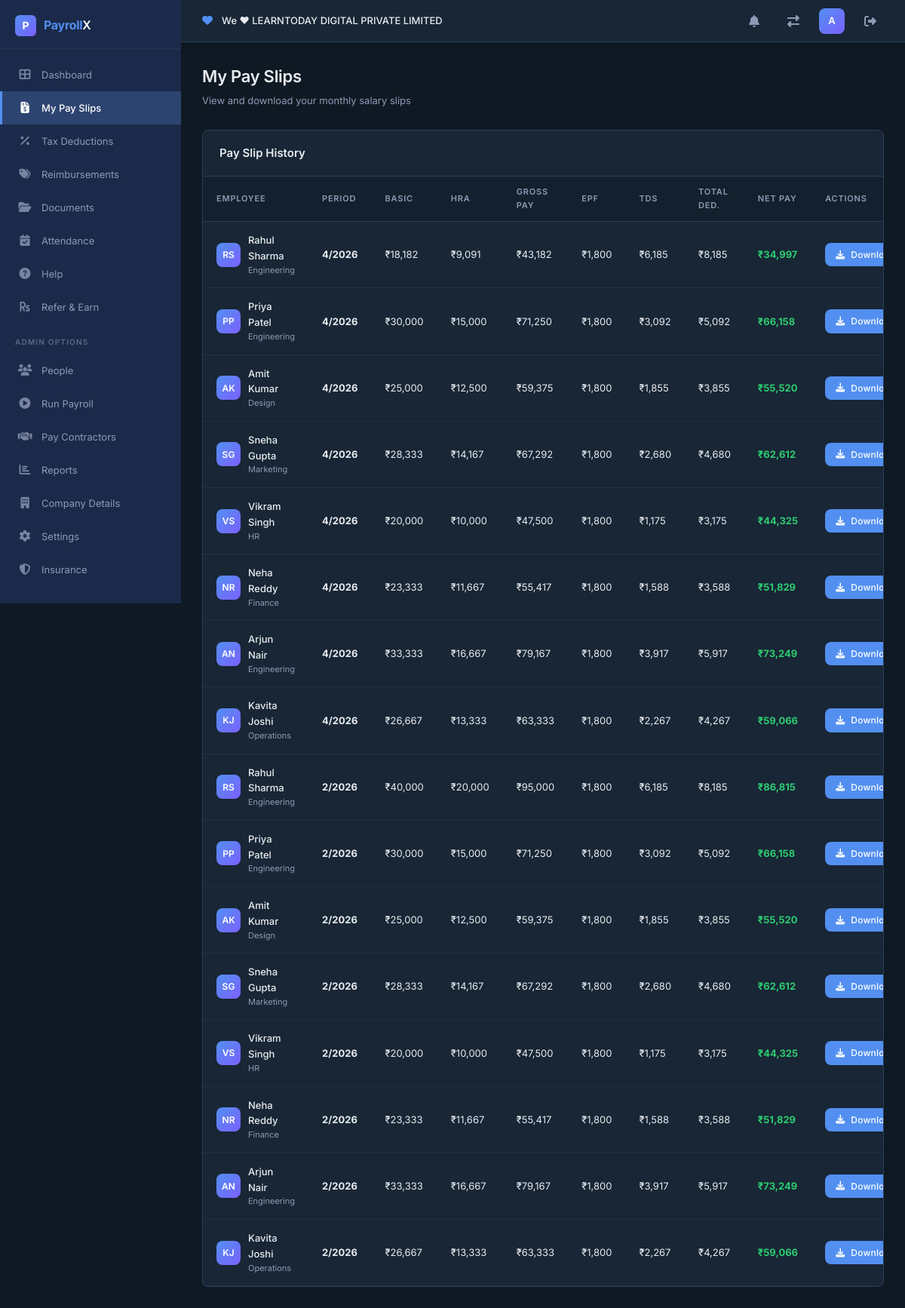
Page /payslips (signed in) on the committed database.
### src/models.py (models this page shows, shortened)
class Organization(db.Model):
    __tablename__ = 'organizations'
    org_id = db.Column(db.Integer, primary_key=True)
    name = db.Column(db.String(200), unique=True, nullable=False)
    created_at = db.Column(db.DateTime, default=datetime.utcnow)
    users = db.relationship('User', backref='organization', lazy=True)
    employees = db.relationship('Employee', backref='organization', lazy=True)
    payroll_runs = db.relationship('PayrollRun', backref='organization', lazy=True)

class User(UserMixin, db.Model):
    __tablename__ = 'users'
    id = db.Column(db.Integer, primary_key=True)
    username = db.Column(db.String(80), unique=True, nullable=False)
    email = db.Column(db.String(120), unique=True, nullable=False)
    password_hash = db.Column(db.String(256), nullable=False)
    role = db.Column(db.String(20), default='employee')  # employee, hr_admin, finance
    created_at = db.Column(db.DateTime, default=datetime.utcnow)
    org_id = db.Column(db.Integer, db.ForeignKey('organizations.org_id'), nullable=True)

class Payslip(db.Model):
    __tablename__ = 'payslips'
    slip_id = db.Column(db.Integer, primary_key=True)
    run_id = db.Column(db.Integer, db.ForeignKey('payroll_runs.run_id'), nullable=False)
    emp_id = db.Column(db.Integer, db.ForeignKey('employees.emp_id'), nullable=False)
    org_id = db.Column(db.Integer, db.ForeignKey('organizations.org_id'), nullable=True)
    month = db.Column(db.Integer, nullable=False)
    year = db.Column(db.Integer, nullable=False)
    basic_pay = db.Column(db.Float, default=0)
    hra = db.Column(db.Float, default=0)
    da = db.Column(db.Float, default=0)
    special_allowance = db.Column(db.Float, default=0)
    conveyance = db.Column(db.Float, default=0)
    medical_allowance = db.Column(db.Float, default=0)
    gross_pay = db.Column(db.Float, default=0)
    epf_deduction = db.Column(db.Float, default=0)
    esi_deduction = db.Column(db.Float, default=0)
    professional_tax = db.Column(db.Float, default=0)
    tds = db.Column(db.Float, default=0)
    lop_deduction = db.Column(db.Float, default=0)
    total_deductions = db.Column(db.Float, default=0)
    net_pay = db.Column(db.Float, default=0)
    generated_at = db.Column(db.DateTime, default=datetime.utcnow)

class Employee(db.Model):
    __tablename__ = 'employees'
    emp_id = db.Column(db.Integer, primary_key=True)
    user_id = db.Column(db.Integer, db.ForeignKey('users.id'), nullable=True)
    first_name = db.Column(db.String(80), nullable=False)
    last_name = db.Column(db.String(80), nullable=False)
    email = db.Column(db.String(120), nullable=False)
    phone = db.Column(db.String(15))
    pan_number = db.Column(db.String(10))
    aadhaar_number = db.Column(db.String(12))
    bank_account = db.Column(db.String(20))
    bank_ifsc = db.Column(db.String(11))
    bank_name = db.Column(db.String(100))
    department = db.Column(db.String(80))
    designation = db.Column(db.String(80))
    date_of_joining = db.Column(db.Date, default=date.today)
    date_of_exit = db.Column(db.Date, nullable=True)
    status = db.Column(db.String(20), default='active')  # active, inactive, exited
    org_id = db.Column(db.Integer, db.ForeignKey('organizations.org_id'), nullable=True)
    created_at = db.Column(db.DateTime, default=datetime.utcnow)
    salary_structures = db.relationship('SalaryStructure', backref='employee', lazy=True)
    attendance_logs = db.relationship('AttendanceLog', backref='employee', lazy=True)
    payslips = db.relationship('Payslip', backref='employee', lazy=True)
    tax_declaration = db.relationship('TaxDeclaration', backref='employee', uselist=False)
    @property
    def full_name(self):
        return f"{self.first_name} {self.last_name}"

### src/app.py (the view)
@app.route('/payslips')
@login_required
def payslips():
    if current_user.role == 'employee':
        emp = get_employee_for_current_user()
        slips = Payslip.query.filter_by(emp_id=emp.emp_id).order_by(Payslip.year.desc(), Payslip.month.desc()).all() if emp else []
        return render_template('payslips.html', payslips=slips, employees=[emp] if emp else [])
    employees = Employee.query.filter_by(status='active', org_id=current_user.org_id).all()
    emp_ids = [e.emp_id for e in employees]
    slips = Payslip.query.filter(Payslip.emp_id.in_(emp_ids)).order_by(Payslip.year.desc(), Payslip.month.desc()).all() if emp_ids else []
    return render_template('payslips.html', payslips=slips, employees=employees)

### src/app.py (called while the page is built)
@login_manager.user_loader
def load_user(user_id):
    return User.query.get(int(user_id))

@app.before_request
def initialize_database():
    global _db_initialized
    if not _db_initialized:
        db.create_all()
        seed_database()
        _db_initialized = True

### templates/payslips.html (shortened to what this page needs)
{% extends "base.html" %}
{% block content %}
<div class="page-header">
    <h1>My Pay Slips</h1>
    <p>View and download your monthly salary slips</p>
</div>
<div class="data-card">
    <div class="data-card-header">
        <h2>Pay Slip History</h2>
    </div>
    {% if payslips %}
    <table class="data-table">
        <thead>
            <tr>
                <th>Employee</th>
                <th>Period</th>
                <th>Basic</th>
                <th>HRA</th>
                <th>Gross Pay</th>
                <th>EPF</th>
                <th>TDS</th>
                <th>Total Ded.</th>
                <th>Net Pay</th>
                <th>Actions</th>
            </tr>
        </thead>
        <tbody>
            {% for slip in payslips %}
            <tr>
                <td>
                    <div class="emp-info">
                        <div class="emp-avatar">{{ slip.employee.first_name[0] }}{{ slip.employee.last_name[0] }}</div>
                        <div>
                            <div class="emp-name">{{ slip.employee.full_name }}</div>
                            <div class="emp-email">{{ slip.employee.department }}</div>
                        </div>
                    </div>
                </td>
                <td><strong>{{ slip.month }}/{{ slip.year }}</strong></td>
                <td>₹{{ "{:,.0f}".format(slip.basic_pay) }}</td>
                <td>₹{{ "{:,.0f}".format(slip.hra) }}</td>
                <td>₹{{ "{:,.0f}".format(slip.gross_pay) }}</td>
                <td>₹{{ "{:,.0f}".format(slip.epf_deduction) }}</td>
                <td>₹{{ "{:,.0f}".format(slip.tds) }}</td>
                <td>₹{{ "{:,.0f}".format(slip.total_deductions) }}</td>
                <td><strong style="color: var(--success);">₹{{ "{:,.0f}".format(slip.net_pay) }}</strong></td>
                <td>
                    <a href="{{ url_for('download_payslip', slip_id=slip.slip_id) }}" class="btn btn-primary btn-sm" target="_blank" title="View & Download Payslip">
                        <i class="fas fa-download"></i> Download
                    </a>
                </td>
            </tr>
            {% endfor %}
        </tbody>
    </table>
    {% else %}
    <div class="empty-state">
        <div class="empty-icon"><i class="fas fa-file-invoice-dollar"></i></div>
        <h3>No Pay Slips Found</h3>
        <p>Payslips will appear here after a payroll run is completed.</p>
    </div>
    {% endif %}
</div>
{% endblock %}

### templates/base.html (shortened to what this page needs)
<!DOCTYPE html>
<html lang="en">
<head>
    <link rel="stylesheet" href="{{ url_for('static', filename='css/style.css') }}">
    <link rel="stylesheet" href="https://cdnjs.cloudflare.com/ajax/libs/font-awesome/6.5.1/css/all.min.css">
</head>
<body>
    {% if current_user.is_authenticated %}
    <aside class="sidebar" id="sidebar">
        <div class="sidebar-logo">
            <div class="logo-icon">P</div>
            <div class="logo-text"><span>Payroll</span>X</div>
        </div>
        <nav class="sidebar-nav">
            <a href="{{ url_for('dashboard') }}" class="nav-item {% if request.endpoint == 'dashboard' %}active{% endif %}">
                <span class="nav-icon"><i class="fas fa-th-large"></i></span> Dashboard
            </a>
            <a href="{{ url_for('payslips') }}" class="nav-item {% if request.endpoint == 'payslips' %}active{% endif %}">
                <span class="nav-icon"><i class="fas fa-file-invoice-dollar"></i></span> My Pay Slips
            </a>
            <a href="{{ url_for('tax_deductions') }}" class="nav-item {% if request.endpoint == 'tax_deductions' %}active{% endif %}">
                <span class="nav-icon"><i class="fas fa-percentage"></i></span> Tax Deductions
            </a>
            <a href="{{ url_for('reimbursements') }}" class="nav-item {% if request.endpoint == 'reimbursements' %}active{% endif %}">
                <span class="nav-icon"><i class="fas fa-tags"></i></span> Reimbursements
            </a>
            <a href="{{ url_for('documents') }}" class="nav-item {% if request.endpoint == 'documents' %}active{% endif %}">
                <span class="nav-icon"><i class="fas fa-folder-open"></i></span> Documents
            </a>
            <a href="{{ url_for('attendance') }}" class="nav-item {% if request.endpoint == 'attendance' %}active{% endif %}">
                <span class="nav-icon"><i class="fas fa-calendar-check"></i></span> Attendance
            </a>
            <a href="{{ url_for('help_page') }}" class="nav-item {% if request.endpoint == 'help_page' %}active{% endif %}">
                <span class="nav-icon"><i class="fas fa-question-circle"></i></span> Help
            </a>
            <a href="{{ url_for('refer_earn') }}" class="nav-item {% if request.endpoint == 'refer_earn' %}active{% endif %}">
                <span class="nav-icon"><i class="fas fa-rupee-sign"></i></span> Refer & Earn
            </a>
            {% if current_user.role != 'employee' %}
            <div class="nav-section-label">Admin Options</div>
            <a href="{{ url_for('people') }}" class="nav-item {% if request.endpoint == 'people' %}active{% endif %}">
                <span class="nav-icon"><i class="fas fa-users"></i></span> People
            </a>
            <a href="{{ url_for('run_payroll') }}" class="nav-item {% if request.endpoint == 'run_payroll' %}active{% endif %}">
                <span class="nav-icon"><i class="fas fa-play-circle"></i></span> Run Payroll
            </a>
            <a href="{{ url_for('pay_contractors') }}" class="nav-item {% if request.endpoint == 'pay_contractors' %}active{% endif %}">
                <span class="nav-icon"><i class="fas fa-handshake"></i></span> Pay Contractors
            </a>
            <a href="{{ url_for('reports') }}" class="nav-item {% if request.endpoint == 'reports' %}active{% endif %}">
                <span class="nav-icon"><i class="fas fa-chart-bar"></i></span> Reports
            </a>
            <a href="{{ url_for('company_details') }}" class="nav-item {% if request.endpoint == 'company_details' %}active{% endif %}">
                <span class="nav-icon"><i class="fas fa-building"></i></span> Company Details
            </a>
            <a href="{{ url_for('settings') }}" class="nav-item {% if request.endpoint == 'settings' %}active{% endif %}">
                <span class="nav-icon"><i class="fas fa-cog"></i></span> Settings
            </a>
            <a href="{{ url_for('insurance') }}" class="nav-item {% if request.endpoint == 'insurance' %}active{% endif %}">
                <span class="nav-icon"><i class="fas fa-shield-alt"></i></span> Insurance
            </a>
            {% endif %}
        </nav>
    </aside>
    <header class="top-bar">
        <div class="top-bar-left">
            <span class="org-heart"><i class="fas fa-heart"></i></span>
            <span class="org-name">We ♥ {{ current_user.organization.name if current_user.organization else 'My Organization' }}</span>
        </div>
        <div class="top-bar-right">
            <div class="notification-bell"><i class="fas fa-bell"></i></div>
            <a href="{{ url_for('choose_organization') }}" class="notification-bell"><i class="fas fa-exchange-alt"></i></a>
            <div class="profile-avatar" title="{{ current_user.username }}">
                {{ current_user.username[0]|upper }}
            </div>
            <a href="{{ url_for('logout') }}" class="notification-bell" title="Logout"><i class="fas fa-sign-out-alt"></i></a>
        </div>
    </header>
    <main class="main-content">
        {% block content %}{% endblock %}
    </main>
    {% else %}
        {% block public_content %}{% endblock %}
    {% endif %}
</body>
</html>

### rows in the picture
Organization: organization "LEARNTODAY DIGITAL PRIVATE LIMITED"
User: username "A"
Payslip: employee "R", employee "S", employee.full_name "Rahul Sharma", employee.department "Engineering", month "4", year "2026", basic_pay "18,182", hra "9,091", gross_pay "43,182", epf_deduction "1,800", tds "6,185", total_deductions "8,185", net_pay "34,997"
Payslip: employee "P", employee.full_name "Priya Patel", employee.department "Engineering", month "4", year "2026", basic_pay "30,000", hra "15,000", gross_pay "71,250", epf_deduction "1,800", tds "3,092", total_deductions "5,092", net_pay "66,158"
Payslip: employee "A", employee "K", employee.full_name "Amit Kumar", employee.department "Design", month "4", year "2026", basic_pay "25,000", hra "12,500", gross_pay "59,375", epf_deduction "1,800", tds "1,855", total_deductions "3,855", net_pay "55,520"
Payslip: employee "S", employee "G", employee.full_name "Sneha Gupta", employee.department "Marketing", month "4", year "2026", basic_pay "28,333", hra "14,167", gross_pay "67,292", epf_deduction "1,800", tds "2,680", total_deductions "4,680", net_pay "62,612"
Payslip: employee "V", employee "S", employee.full_name "Vikram Singh", employee.department "HR", month "4", year "2026", basic_pay "20,000", hra "10,000", gross_pay "47,500", epf_deduction "1,800", tds "1,175", total_deductions "3,175", net_pay "44,325"
Payslip: employee "N", employee "R", employee.full_name "Neha Reddy", employee.department "Finance", month "4", year "2026", basic_pay "23,333", hra "11,667", gross_pay "55,417", epf_deduction "1,800", tds "1,588", total_deductions "3,588", net_pay "51,829"
Payslip: employee "A", employee "N", employee.full_name "Arjun Nair", employee.department "Engineering", month "4", year "2026", basic_pay "33,333", hra "16,667", gross_pay "79,167", epf_deduction "1,800", tds "3,917", total_deductions "5,917", net_pay "73,249"
Payslip: employee "K", employee "J", employee.full_name "Kavita Joshi", employee.department "Operations", month "4", year "2026", basic_pay "26,667", hra "13,333", gross_pay "63,333", epf_deduction "1,800", tds "2,267", total_deductions "4,267", net_pay "59,066"
Payslip: employee "R", employee "S", employee.full_name "Rahul Sharma", employee.department "Engineering", month "2", year "2026", basic_pay "40,000", hra "20,000", gross_pay "95,000", epf_deduction "1,800", tds "6,185", total_deductions "8,185", net_pay "86,815"
Payslip: employee "P", employee.full_name "Priya Patel", employee.department "Engineering", month "2", year "2026", basic_pay "30,000", hra "15,000", gross_pay "71,250", epf_deduction "1,800", tds "3,092", total_deductions "5,092", net_pay "66,158"
Payslip: employee "A", employee "K", employee.full_name "Amit Kumar", employee.department "Design", month "2", year "2026", basic_pay "25,000", hra "12,500", gross_pay "59,375", epf_deduction "1,800", tds "1,855", total_deductions "3,855", net_pay "55,520"
Payslip: employee "S", employee "G", employee.full_name "Sneha Gupta", employee.department "Marketing", month "2", year "2026", basic_pay "28,333", hra "14,167", gross_pay "67,292", epf_deduction "1,800", tds "2,680", total_deductions "4,680", net_pay "62,612"
Payslip: employee "V", employee "S", employee.full_name "Vikram Singh", employee.department "HR", month "2", year "2026", basic_pay "20,000", hra "10,000", gross_pay "47,500", epf_deduction "1,800", tds "1,175", total_deductions "3,175", net_pay "44,325"
Payslip: employee "N", employee "R", employee.full_name "Neha Reddy", employee.department "Finance", month "2", year "2026", basic_pay "23,333", hra "11,667", gross_pay "55,417", epf_deduction "1,800", tds "1,588", total_deductions "3,588", net_pay "51,829"
Payslip: employee "A", employee "N", employee.full_name "Arjun Nair", employee.department "Engineering", month "2", year "2026", basic_pay "33,333", hra "16,667", gross_pay "79,167", epf_deduction "1,800", tds "3,917", total_deductions "5,917", net_pay "73,249"
Payslip: employee "K", employee "J", employee.full_name "Kavita Joshi", employee.department "Operations", month "2", year "2026", basic_pay "26,667", hra "13,333", gross_pay "63,333", epf_deduction "1,800", tds "2,267", total_deductions "4,267", net_pay "59,066"
